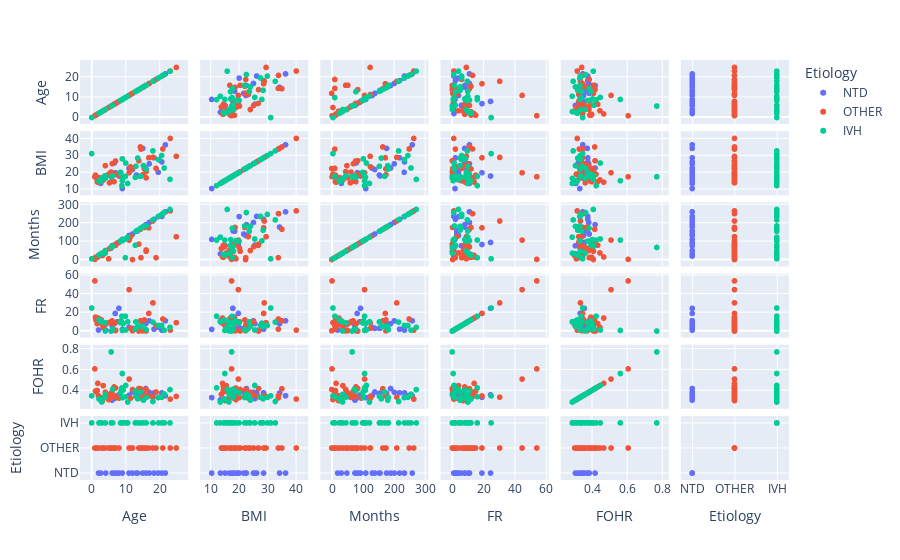

The cell this chart's notebook holds for it:
### Code cell
df = pd.read_csv("DS1.csv")
figscat = px.scatter_matrix(df, color = "Etiology")
figscat.update_traces(showupperhalf = True)
figscat.show()

### Figure 1 — Plotly figure (JSON) as saved in the notebook; plotly's stock layout.template omitted (floating-point values rounded to 4 significant figures)
{"data": [{"dimensions": [{"axis": {"matches": true}, "label": "Age", "values": [2.628, 20.63, 15.92, 4.131, 13.14, 21.67, 16.93, 18.34, 10.97, 13.49, 19.57, 6.661, 6.892, 7.503, 9, 2, 8, 6, 12, 15]}, {"axis": {"matches": true}, "label": "BMI", "values": [13.5, 26.23, 22.64, 17.37, 18.48, 36.39, 25.11, 28.67, 22.45, 17.93, 20.09, 25.63, 19.81, 19.37, 10.44, 16.69, 17.87, 15.15, 21.7, 34.29]}, {"axis": {"matches": true}, "label": "Months", "values": [31, 235, 190, 49, 154, 260, 202, 219, 131, 156, 234, 79, 82, 90, 110, 19, 93, 75, 139, 177]}, {"axis": {"matches": true}, "label": "FR", "values": [11, 1, 8, 1, 3, 11, 11, 2, 4, 3, 4, 8, 19, 10, 1.768, 1.099, 24.47, 5.782, 2.867, 7.932]}, {"axis": {"matches": true}, "label": "FOHR", "values": [0.3088, 0.3763, 0.4181, 0.3383, 0.3583, 0.3481, 0.3821, 0.3764, 0.3525, 0.3741, 0.3314, 0.3214, 0.3328, 0.3504, 0.3306, 0.3461, 0.3566, 0.306, 0.3851, 0.3738]}, {"axis": {"matches": true}, "label": "Etiology", "values": ["NTD", "NTD", "NTD", "NTD", "NTD", "NTD", "NTD", "NTD", "NTD", "NTD", "NTD", "NTD", "NTD", "NTD", "NTD", "NTD", "NTD", "NTD", "NTD", "NTD"]}], "hovertemplate": "Etiology=NTD<br>%{xaxis.title.text}=%{x}<br>%{yaxis.title.text}=%{y}<extra></extra>", "legendgroup": "NTD", "marker": {"color": "#636efa", "symbol": "circle"}, "name": "NTD", "showlegend": true, "showupperhalf": true, "type": "splom"}, {"dimensions": [{"axis": {"matches": true}, "label": "Age", "values": [23.1, 3.369, 8.025, 20.92, 14.49, 4.989, 5.228, 13.86, 24.88, 11.44, 1.106, 1.244, 1.606, 1.786, 2.833, 3.156, 5.678, 6.022, 6.575, 14.31, 15.51, 16.79, 18.92, 0.9167, 7, 18, 12, 16, 16, 15, 11, 4, 6, 2, 7, 7]}, {"axis": {"matches": true}, "label": "BMI", "values": [40.17, 15.56, 18.14, 33.92, 33.85, 18.98, 13.84, 26.91, 29.55, 23.33, 18.43, 16.9, 14.48, 14.24, 16.73, 15.18, 20.21, 25.18, 14.55, 35.12, 22.1, 28.7, 22.41, 17.42, 26.79, 28.92, 22.33, 20.44, 16.79, 18.63, 19.81, 24.01, 14.93, 16.92, 18.88, 18.88]}, {"axis": {"matches": true}, "label": "Months", "values": [265, 36, 95, 250, 10, 4, 60, 84, 124, 125, 12, 12, 12, 14, 27, 22, 62, 70, 78, 165, 175, 173, 10, 1, 77, 210, 0, 45, 52, 175, 106, 49, 69, 23, 81, 81]}, {"axis": {"matches": true}, "label": "FR", "values": [1, 4, 10, 13, 2, 9, 9, 0, 9, 3, 15, 12, 8, 14, 12, 7, 10, 10, 8, 11, 12, 19, 6, 54, 0.5734, 30.34, 0.2867, 0.09557, 0.4301, 0.1911, 44.63, 7.168, 10.99, 13.86, 0.669, 1.003]}, {"axis": {"matches": true}, "label": "FOHR", "values": [0.3162, 0.4461, 0.3256, 0.3494, 0.3276, 0.3112, 0.362, 0.4179, 0.3418, 0.3249, 0.3942, 0.3873, 0.3989, 0.4677, 0.3279, 0.3016, 0.3325, 0.3579, 0.4334, 0.4162, 0.3497, 0.3465, 0.3847, 0.6071, 0.3401, 0.3347, 0.4083, 0.4092, 0.3521, 0.3717, 0.5094, 0.3833, 0.3894, 0.3469, 0.4232, 0.4232]}, {"axis": {"matches": true}, "label": "Etiology", "values": ["OTHER", "OTHER", "OTHER", "OTHER", "OTHER", "OTHER", "OTHER", "OTHER", "OTHER", "OTHER", "OTHER", "OTHER", "OTHER", "OTHER", "OTHER", "OTHER", "OTHER", "OTHER", "OTHER", "OTHER", "OTHER", "OTHER", "OTHER", "OTHER", "OTHER", "OTHER", "OTHER", "OTHER", "OTHER", "OTHER", "OTHER", "OTHER", "OTHER", "OTHER", "OTHER", "OTHER"]}], "hovertemplate": "Etiology=OTHER<br>%{xaxis.title.text}=%{x}<br>%{yaxis.title.text}=%{y}<extra></extra>", "legendgroup": "OTHER", "marker": {"color": "#EF553B", "symbol": "circle"}, "name": "OTHER", "showlegend": true, "showupperhalf": true, "type": "splom"}, {"dimensions": [{"axis": {"matches": true}, "label": "Age", "values": [9.906, 5.717, 13.53, 8.636, 21.35, 8.894, 20.59, 2.517, 10.58, 3.908, 6.147, 9.253, 14.41, 23.03, 12.84, 15.21, 19.65, 2.142, 2.958, 8.475, 10, 18, 4, 9, 16, 13, 9, 0]}, {"axis": {"matches": true}, "label": "BMI", "values": [17.61, 17.44, 28.52, 18.98, 22.63, 12.17, 30.01, 14.56, 13.46, 18.09, 17.96, 17.12, 17.71, 15.88, 17.05, 24.04, 27.59, 14.97, 16.48, 20.05, 25.57, 32.78, 16.59, 15.07, 22.03, 23.65, 28.07, 31.19]}, {"axis": {"matches": true}, "label": "Months", "values": [10, 66, 160, 103, 256, 106, 246, 28, 122, 46, 73, 109, 171, 273, 78, 181, 235, 24, 35, 100, 112, 216, 35, 106, 183, 154, 102, 4]}, {"axis": {"matches": true}, "label": "FR", "values": [16, 0, 5, 11, 1, 16, 6, 11, 10, 9, 2, 8, 5, 4, 2, 5, 6, 12, 10, 9, 1.147, 9.652, 0.08123, 0.6212, 1.434, 9.891, 8.505, 24.85]}, {"axis": {"matches": true}, "label": "FOHR", "values": [0.3394, 0.7706, 0.3191, 0.3929, 0.3642, 0.4244, 0.3333, 0.3092, 0.2878, 0.3352, 0.4113, 0.4034, 0.3839, 0.408, 0.395, 0.3062, 0.3333, 0.3176, 0.2887, 0.375, 0.448, 0.2933, 0.361, 0.5627, 0.3318, 0.3427, 0.3316, 0.3473]}, {"axis": {"matches": true}, "label": "Etiology", "values": ["IVH", "IVH", "IVH", "IVH", "IVH", "IVH", "IVH", "IVH", "IVH", "IVH", "IVH", "IVH", "IVH", "IVH", "IVH", "IVH", "IVH", "IVH", "IVH", "IVH", "IVH", "IVH", "IVH", "IVH", "IVH", "IVH", "IVH", "IVH"]}], "hovertemplate": "Etiology=IVH<br>%{xaxis.title.text}=%{x}<br>%{yaxis.title.text}=%{y}<extra></extra>", "legendgroup": "IVH", "marker": {"color": "#00cc96", "symbol": "circle"}, "name": "IVH", "showlegend": true, "showupperhalf": true, "type": "splom"}], "layout": {"dragmode": "select", "legend": {"title": {"text": "Etiology"}, "tracegroupgap": 0}, "margin": {"t": 60}}}
